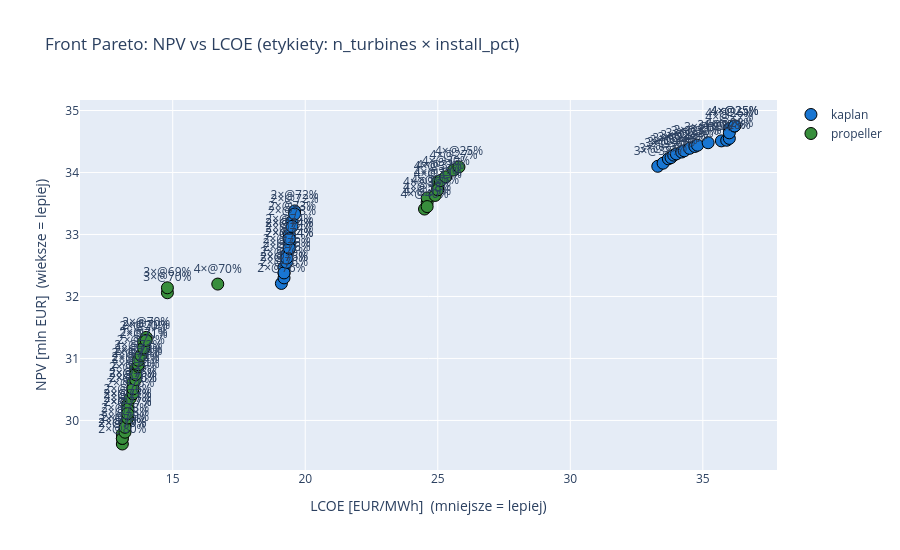

Source (notebook cell):
### Markdown cell above
## Krok 4: Front Pareto

### Code cell
if PYMOO_OK and res is not None and len(res.F) > 0:
    # Odzyskaj rzeczywiste wartosci z transformowanych
    npv_vals = -res.F[:, 0]
    lcoe_vals = res.F[:, 1]
    # Dekoduj zmienne decyzyjne
    decisions = []
    for x in res.X:
        ip = float(x[0])
        nt = max(1, min(int(round(x[1])), 4))
        ti = max(0, min(int(x[2]), len(TURBINE_KEYS) - 1))
        decisions.append({
            'install_pct': round(ip, 1),
            'n_turbines': nt,
            'turbine': TURBINE_KEYS[ti],
        })
    df_front = pd.DataFrame(decisions)
    df_front['NPV [mln EUR]'] = np.round(npv_vals, 2)
    df_front['LCOE [EUR/MWh]'] = np.round(lcoe_vals, 1)
    # Finalna populacja NSGA-II zawiera duplikaty po dekodowaniu zmiennych dyskretnych
    df_front = df_front.sort_values('LCOE [EUR/MWh]').drop_duplicates().reset_index(drop=True)

    print(f'Front Pareto ({len(df_front)} rozwiazan, posortowane wg LCOE):')
    print(df_front.to_string(index=False))

    # Wykres frontu Pareto
    fig = go.Figure()
    color_map = {'kaplan': '#1976D2', 'propeller': '#388E3C', 'crossflow': '#F57C00'}
    for turb in TURBINE_KEYS:
        mask = df_front['turbine'] == turb
        if mask.any():
            fig.add_trace(go.Scatter(
                x=df_front.loc[mask, 'LCOE [EUR/MWh]'],
                y=df_front.loc[mask, 'NPV [mln EUR]'],
                mode='markers+text', name=turb,
                text=[f'{r["n_turbines"]}×@{r["install_pct"]:.0f}%'
                       for _, r in df_front[mask].iterrows()],
                textposition='top center',
                marker=dict(size=12, color=color_map[turb], line=dict(width=1, color='black')),
            ))
    fig.update_layout(
        title='Front Pareto: NPV vs LCOE (etykiety: n_turbines × install_pct)',
        xaxis_title='LCOE [EUR/MWh]  (mniejsze = lepiej)',
        yaxis_title='NPV [mln EUR]  (wieksze = lepiej)',
        height=550,
    )
    fig.show()
else:
    print('Brak wyniku — sprawdz czy pymoo zainstalowane.')

### Figure 1 — Plotly figure (JSON) as saved in the notebook; plotly's stock layout.template omitted (floating-point values rounded to 4 significant figures)
{"data": [{"marker": {"color": "#1976D2", "line": {"color": "black", "width": 1}, "size": 12}, "mode": "markers+text", "name": "kaplan", "text": ["2×@76%", "2×@76%", "2×@76%", "2×@76%", "2×@76%", "2×@76%", "2×@75%", "2×@75%", "2×@74%", "2×@74%", "2×@74%", "2×@74%", "2×@74%", "2×@74%", "2×@73%", "2×@73%", "2×@72%", "2×@72%", "3×@38%", "3×@37%", "3×@36%", "3×@35%", "3×@34%", "3×@34%", "3×@34%", "3×@33%", "3×@32%", "3×@32%", "3×@31%", "3×@30%", "3×@27%", "4×@28%", "4×@28%", "4×@26%", "4×@27%", "4×@25%", "4×@25%"], "textposition": "top center", "type": "scatter", "x": [19.1, 19.2, 19.2, 19.2, 19.2, 19.3, 19.3, 19.3, 19.4, 19.4, 19.4, 19.4, 19.4, 19.4, 19.5, 19.5, 19.6, 19.6, 33.3, 33.5, 33.7, 33.8, 33.9, 34.0, 34.2, 34.3, 34.5, 34.7, 34.8, 35.2, 35.7, 35.9, 36.0, 36.0, 36.0, 36.2, 36.2], "y": [32.21, 32.47, 32.38, 32.3, 32.38, 32.55, 32.68, 32.62, 32.86, 33.0, 32.78, 32.93, 32.78, 32.93, 33.21, 33.13, 33.38, 33.33, 34.1, 34.15, 34.22, 34.24, 34.28, 34.3, 34.33, 34.35, 34.39, 34.42, 34.44, 34.48, 34.51, 34.52, 34.55, 34.71, 34.64, 34.75, 34.75]}, {"marker": {"color": "#388E3C", "line": {"color": "black", "width": 1}, "size": 12}, "mode": "markers+text", "name": "propeller", "text": ["2×@80%", "2×@79%", "2×@79%", "2×@79%", "2×@79%", "2×@78%", "2×@78%", "2×@77%", "2×@77%", "2×@77%", "2×@76%", "2×@77%", "2×@77%", "2×@76%", "2×@76%", "2×@76%", "2×@76%", "2×@75%", "2×@76%", "2×@74%", "2×@74%", "2×@74%", "2×@74%", "2×@73%", "2×@73%", "2×@73%", "2×@72%", "2×@71%", "2×@70%", "2×@71%", "2×@70%", "2×@70%", "3×@70%", "3×@69%", "4×@70%", "4×@40%", "4×@38%", "4×@38%", "4×@39%", "4×@35%", "4×@32%", "4×@33%", "4×@33%", "4×@31%", "4×@30%", "4×@27%", "4×@25%"], "textposition": "top center", "type": "scatter", "x": [13.1, 13.1, 13.1, 13.1, 13.2, 13.2, 13.2, 13.3, 13.3, 13.3, 13.3, 13.3, 13.3, 13.4, 13.5, 13.5, 13.5, 13.5, 13.5, 13.6, 13.6, 13.6, 13.6, 13.7, 13.7, 13.7, 13.8, 13.9, 13.9, 13.9, 14.0, 14.0, 14.8, 14.8, 16.7, 24.5, 24.6, 24.6, 24.6, 24.9, 25.0, 25.0, 25.0, 25.1, 25.3, 25.6, 25.8], "y": [29.62, 29.71, 29.78, 29.71, 29.81, 29.95, 29.89, 30.18, 30.04, 30.04, 30.26, 30.18, 30.11, 30.36, 30.51, 30.43, 30.43, 30.61, 30.51, 30.66, 30.84, 30.77, 30.74, 30.87, 30.9, 30.97, 31.05, 31.15, 31.27, 31.17, 31.34, 31.29, 32.06, 32.14, 32.2, 33.41, 33.52, 33.59, 33.45, 33.63, 33.85, 33.75, 33.72, 33.87, 33.93, 34.04, 34.09]}], "layout": {"height": 550, "title": {"text": "Front Pareto: NPV vs LCOE (etykiety: n_turbines × install_pct)"}, "xaxis": {"title": {"text": "LCOE [EUR/MWh]  (mniejsze = lepiej)"}}, "yaxis": {"title": {"text": "NPV [mln EUR]  (wieksze = lepiej)"}}}}
